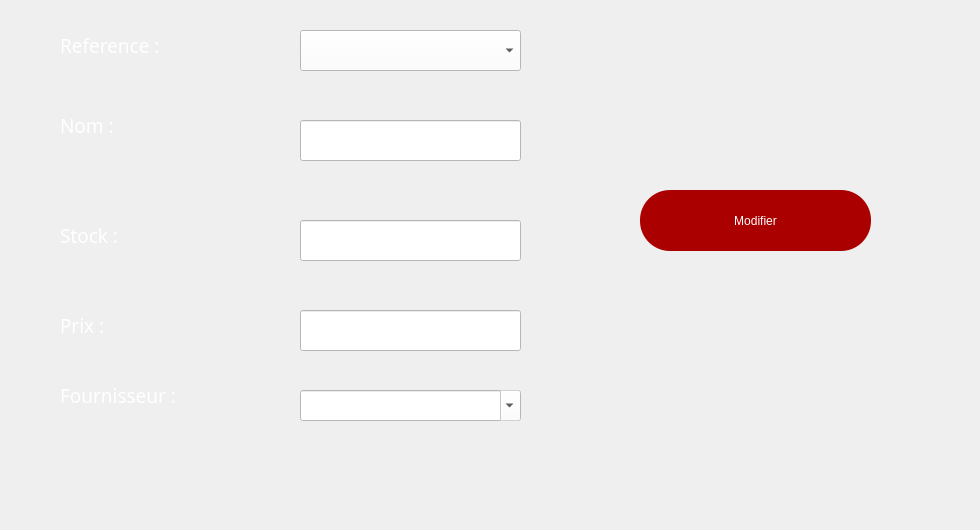
     <widget class="QWidget" name="tab_2">
      <attribute name="title">
       <string>Modifier</string>
      </attribute>
      <widget class="QLabel" name="label_7">
       <property name="geometry">
        <rect>
         <x>0</x>
         <y>-10</y>
         <width>971</width>
         <height>521</height>
        </rect>
       </property>
       <property name="styleSheet">
        <string notr="true">background-image: url(:/img/rs/ajoutempback.jpg);</string>
       </property>
       <property name="text">
        <string/>
       </property>
      </widget>
      <widget class="QComboBox" name="idmodif">
       <property name="geometry">
        <rect>
         <x>300</x>
         <y>30</y>
         <width>221</width>
         <height>41</height>
        </rect>
       </property>
       <property name="cursor">
        <cursorShape>PointingHandCursor</cursorShape>
       </property>
       <property name="focusPolicy">
        <enum>Qt::WheelFocus</enum>
       </property>
       <property name="styleSheet">
        <string notr="true">background-color: rgb(255, 255, 255);
font: 8pt &quot;MS Shell Dlg 2&quot;;</string>
       </property>
       <property name="iconSize">
        <size>
         <width>16</width>
         <height>16</height>
        </size>
       </property>
       <property name="frame">
        <bool>true</bool>
       </property>
      </widget>
      <widget class="QLabel" name="label_9">
       <property name="geometry">
        <rect>
         <x>60</x>
         <y>270</y>
         <width>201</width>
         <height>111</height>
        </rect>
       </property>
       <property name="font">
        <font>
         <family>Script MT Bold</family>
         <pointsize>14</pointsize>
         <weight>9</weight>
         <italic>false</italic>
         <bold>false</bold>
        </font>
       </property>
       <property name="styleSheet">
        <string notr="true">color: rgb(255, 255, 255);</string>
       </property>
       <property name="text">
        <string>Prix :</string>
       </property>
      </widget>
      <widget class="QLabel" name="label_8">
       <property name="geometry">
        <rect>
         <x>60</x>
         <y>180</y>
         <width>201</width>
         <height>111</height>
        </rect>
       </property>
       <property name="font">
        <font>
         <family>Script MT Bold</family>
         <pointsize>14</pointsize>
         <weight>9</weight>
         <italic>false</italic>
         <bold>false</bold>
        </font>
       </property>
       <property name="styleSheet">
        <string notr="true">color: rgb(255, 255, 255);</string>
       </property>
       <property name="text">
        <string>Stock :</string>
       </property>
      </widget>
      <widget class="QPushButton" name="modif">
       <property name="geometry">
        <rect>
         <x>640</x>
         <y>190</y>
         <width>231</width>
         <height>61</height>
        </rect>
       </property>
       <property name="styleSheet">
        <string notr="true">font: 20pt &quot;MS Shell Dlg 2&quot;;
color: rgb(255, 255, 255);
background-color: rgb(170, 0, 0);
border-radius: 30px;</string>
       </property>
       <property name="text">
        <string>Modifier</string>
       </property>
       <property name="icon">
        <iconset resource="rs.qrc">
         <normaloff>:/img/rs/update.png</normaloff>:/img/rs/update.png</iconset>
       </property>
       <property name="iconSize">
        <size>
         <width>50</width>
         <height>50</height>
        </size>
       </property>
      </widget>
      <widget class="QLineEdit" name="lineEdit_5">
       <property name="geometry">
        <rect>
         <x>300</x>
         <y>120</y>
         <width>221</width>
         <height>41</height>
        </rect>
       </property>
       <property name="styleSheet">
        <string notr="true">font: italic 18pt &quot;High Tower Text&quot;;
background-color: rgb(255, 255, 255);</string>
       </property>
      </widget>
      <widget class="QLabel" name="label_10">
       <property name="geometry">
        <rect>
         <x>60</x>
         <y>70</y>
         <width>201</width>
         <height>111</height>
        </rect>
       </property>
       <property name="font">
        <font>
         <family>Script MT Bold</family>
         <pointsize>14</pointsize>
         <weight>9</weight>
         <italic>false</italic>
         <bold>false</bold>
        </font>
       </property>
       <property name="styleSheet">
        <string notr="true">color: rgb(255, 255, 255);</string>
       </property>
       <property name="text">
        <string>Nom :</string>
       </property>
      </widget>
      <widget class="QLineEdit" name="lineEdit_6">
       <property name="geometry">
        <rect>
         <x>300</x>
         <y>220</y>
         <width>221</width>
         <height>41</height>
        </rect>
       </property>
       <property name="styleSheet">
        <string notr="true">font: italic 18pt &quot;High Tower Text&quot;;
background-color: rgb(255, 255, 255);</string>
       </property>
      </widget>
      <widget class="QLabel" name="label_11">
       <property name="geometry">
        <rect>
         <x>60</x>
         <y>-10</y>
         <width>201</width>
         <height>111</height>
        </rect>
       </property>
       <property name="font">
        <font>
         <family>Script MT Bold</family>
         <pointsize>14</pointsize>
         <weight>9</weight>
         <italic>false</italic>
         <bold>false</bold>
        </font>
       </property>
       <property name="styleSheet">
        <string notr="true">color: rgb(255, 255, 255);</string>
       </property>
       <property name="text">
        <string>Reference :</string>
       </property>
      </widget>
      <widget class="QLabel" name="label_15">
       <property name="geometry">
        <rect>
         <x>60</x>
         <y>340</y>
         <width>201</width>
         <height>111</height>
        </rect>
       </property>
       <property name="font">
        <font>
         <family>Script MT Bold</family>
         <pointsize>14</pointsize>
         <weight>9</weight>
         <italic>false</italic>
         <bold>false</bold>
        </font>
       </property>
       <property name="styleSheet">
        <string notr="true">color: rgb(255, 255, 255);</string>
       </property>
       <property name="text">
        <string>Fournisseur :</string>
       </property>
      </widget>
      <widget class="QComboBox" name="comboBox_4">
       <property name="enabled">
        <bool>false</bool>
       </property>
       <property name="geometry">
        <rect>
         <x>300</x>
         <y>390</y>
         <width>221</width>
         <height>31</height>
        </rect>
       </property>
       <property name="styleSheet">
        <string notr="true">background-color: rgb(255, 255, 255);
font: 8pt &quot;MS Shell Dlg 2&quot;;
color: rgb(0, 0, 0);</string>
       </property>
       <property name="editable">
        <bool>true</bool>
       </property>
      </widget>
      <widget class="QLineEdit" name="lineEdit_7">
       <property name="geometry">
        <rect>
         <x>300</x>
         <y>310</y>
         <width>221</width>
         <height>41</height>
        </rect>
       </property>
       <property name="styleSheet">
        <string notr="true">font: italic 18pt &quot;High Tower Text&quot;;
background-color: rgb(255, 255, 255);</string>
       </property>
      </widget>
     </widget>
